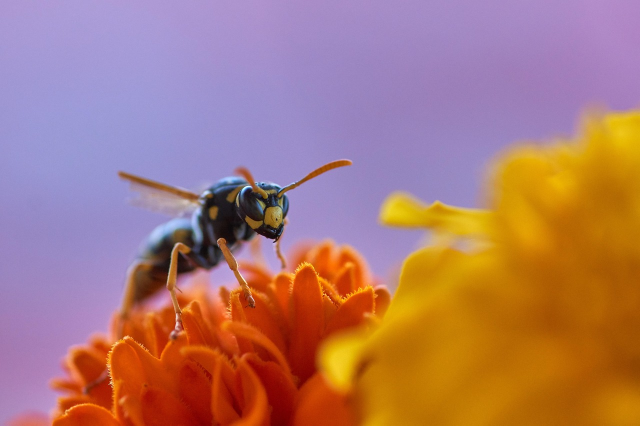
#> input picture Images/img7.jpg, 1280 x 851 px, found by its file name (shown at 1/2 size)
$ jupyter execute Day4.ipynb
#> lines starting #> are read from the running program, lines starting #| are printed output that depends on the picture; after the words box and inside, x2 and y2 are one past the last pixel; in counts of white or black regions, pixels touching at a corner belong together
[cell 1]
import cv2
import numpy as np

# Circle

[cell 2]
old_img = cv2.imread(r"C:\Users\Vikas\Desktop\OpenCV\Images\img7.jpg")
#> old_img is the input picture: shape (851, 1280, 3); mean B, G, R 116.5, 122.4, 170.8
old_img = cv2.resize(old_img,(500,500))
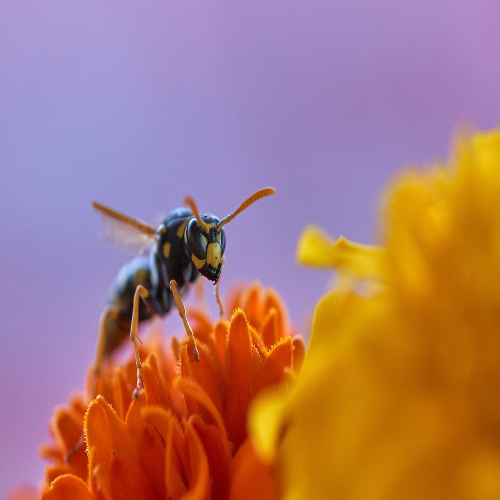
#> old_img: shape (500, 500, 3); mean B, G, R 116.3, 122.3, 170.7

new_img = cv2.circle(
    img=old_img,
    center= (190,250),
    radius=120,
    color= (0,255,0),
    thickness= 4,
    lineType= 16 )

cv2.imshow("Image",new_img)
cv2.waitKey(0)
cv2.destroyAllWindows()

# Ellipse

[cell 3]
old_img = cv2.imread(r"C:\Users\Vikas\Desktop\OpenCV\Images\img7.jpg")
old_img = cv2.resize(old_img,(500,500))


old_img = cv2.putText(new_img,
            text="OpenCV is Cool!",
            org=(40, 80),
            fontFace=cv2.FONT_HERSHEY_TRIPLEX,
            fontScale=1.3,
            color=(255, 255, 255),  # white for main text
            thickness=2,
            lineType=cv2.LINE_AA)
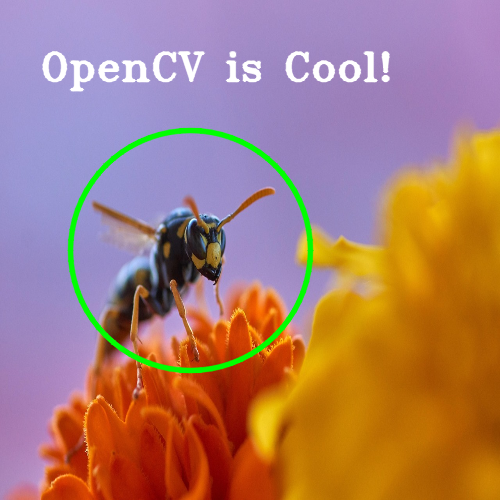
#> old_img: shape (500, 500, 3); mean B, G, R 114.8, 126, 169.3

new_img = cv2.ellipse(
    img=old_img,
    center= (190,250),
    axes=(80,120),
    angle=30,
    startAngle=0,
    endAngle=360,
    color= (0,255,0),
    thickness= 4,
    lineType= 16 )
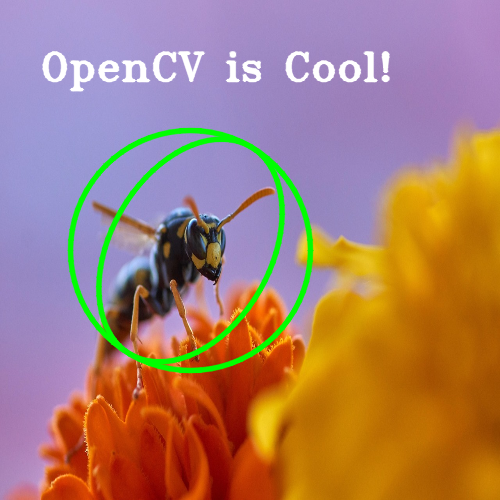
#> new_img: shape (500, 500, 3); 1.56% of pixels changed, all inside (x1, y1, x2, y2) = (95, 136, 286, 365)

cv2.imshow("Image",new_img)
cv2.waitKey(0)
cv2.destroyAllWindows()

#

[cell 4]
old_img = cv2.imread(r"C:\Users\Vikas\Desktop\OpenCV\Images\img5.jpg")
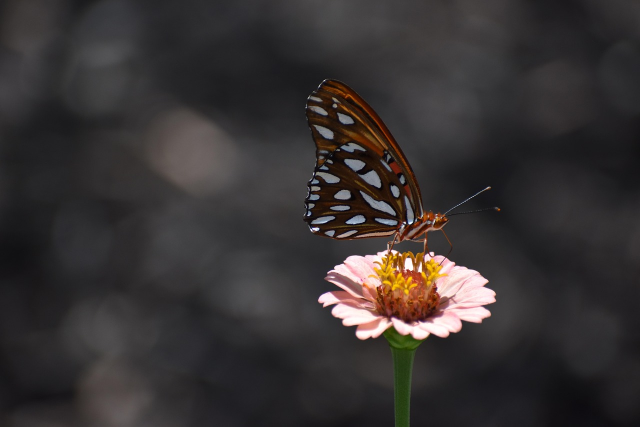
#> input picture Images/img5.jpg, 1280 x 853 px, found by its file name (shown at 1/2 size)
#> old_img is the input picture: shape (853, 1280, 3); mean B, G, R 50.8, 50.9, 55.2
old_img = cv2.resize(old_img,(500,500))
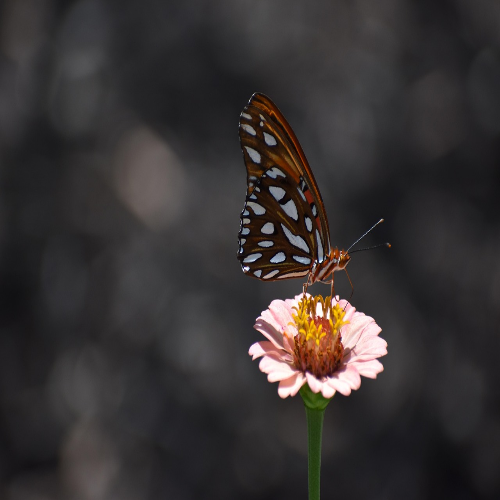
#> old_img: shape (500, 500, 3); mean B, G, R 50.7, 50.8, 55.1

new_img = cv2.polylines(img=old_img,
                        pts= [np.array([[100,200],[150,100],[300,200],[300,500],[100,500]])],
                          isClosed= True, color=(0,255,0) , thickness=4, lineType=16)
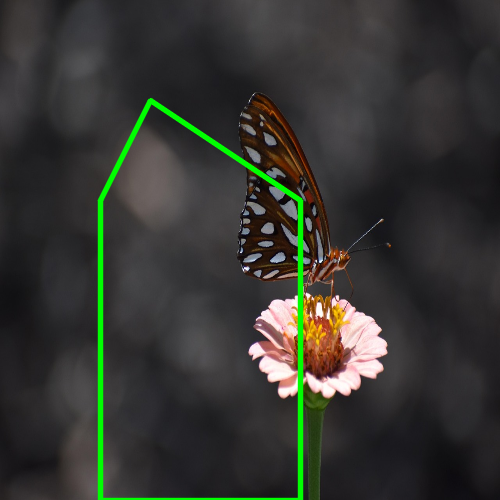
#> new_img: shape (500, 500, 3); mean B, G, R 49.7, 55, 53.7


cv2.imshow("Image",new_img)
cv2.waitKey(0)
cv2.destroyAllWindows()
